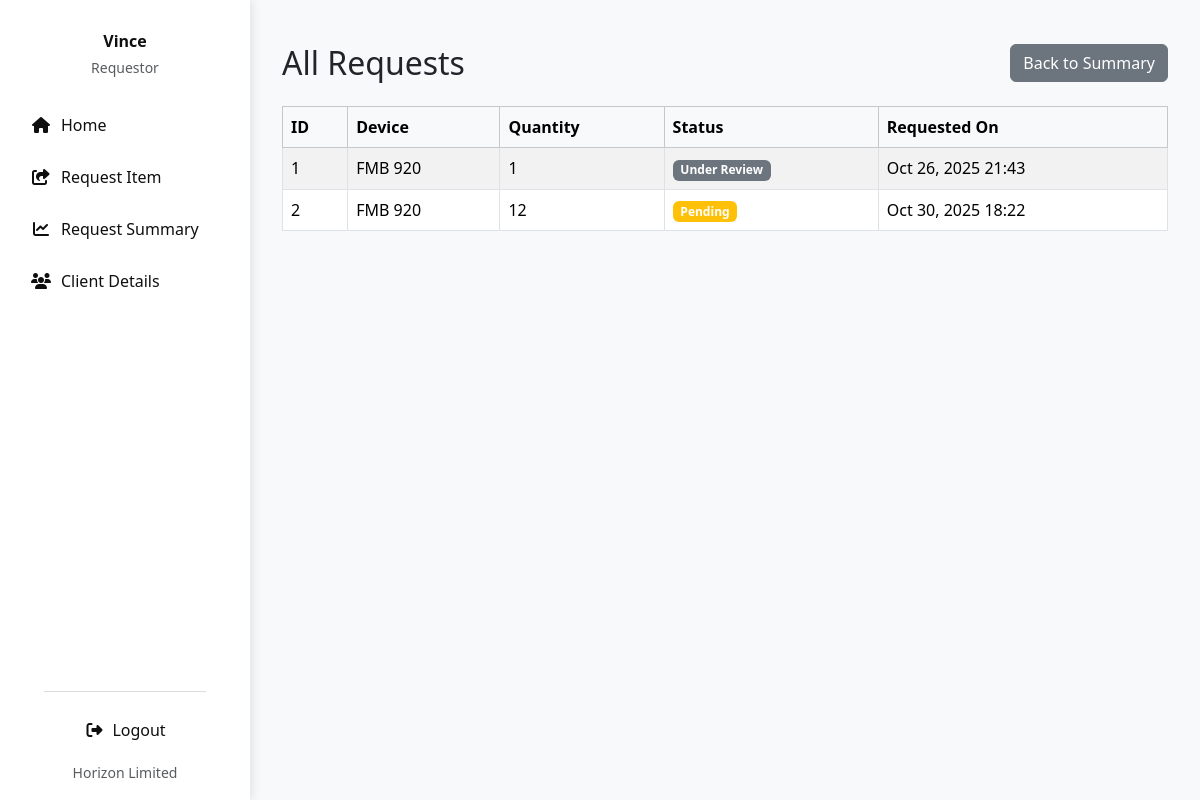
The page /requests/all/ (signed in) on the database as committed earlier.
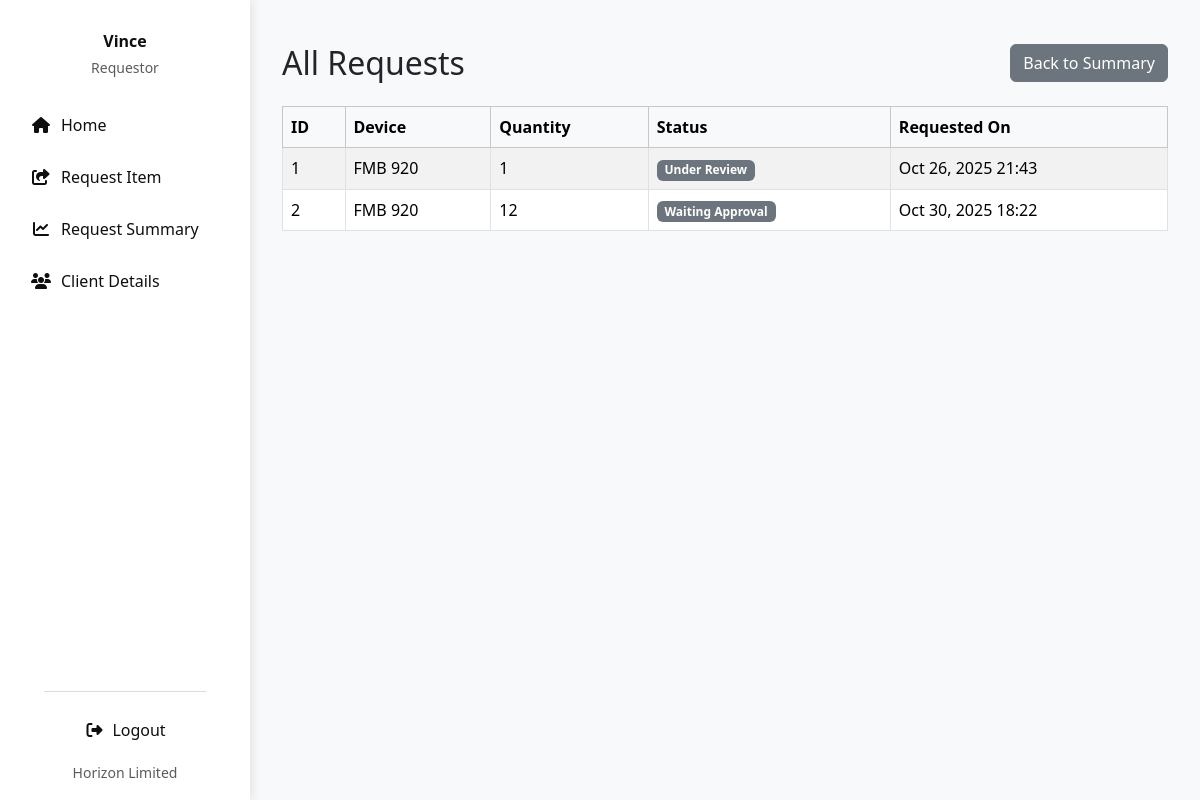
The same page on the database as committed later.
### invent/models.py (models this page shows, shortened)
class DeviceRequest(models.Model):
    device = models.ForeignKey("Device", on_delete=models.CASCADE, related_name="requests")
    imei_obj = models.ForeignKey('DeviceIMEI', null=True, blank=True,
                                 on_delete=models.SET_NULL, related_name='device_requests')
    requestor = models.ForeignKey(User, on_delete=models.CASCADE, related_name="device_requests")
    client = models.ForeignKey("Client", on_delete=models.CASCADE,
                               related_name="client_requests", null=True, blank=True)
    branch = models.ForeignKey(Branch, on_delete=models.SET_NULL, null=True, blank=True, related_name="requests")
    country = models.ForeignKey(Country, on_delete=models.SET_NULL, null=True, blank=True)
    imei_no = models.CharField(max_length=50, null=True, blank=True)
    quantity = models.PositiveIntegerField(default=1)
    reason = models.TextField(blank=True, null=True)
    application_date = models.DateField(default=timezone.now)
    payment_proof = models.FileField(upload_to="payment_proofs/", null=True, blank=True)
    STATUS_CHOICES = [
        ('Pending', 'Pending'),
        ('Approved', 'Approved'),
        ('Waiting Approval', 'Waiting Admin Approval'),
        ('Issued', 'Issued'),
        ('Rejected', 'Rejected'),
        ('Cancelled', 'Cancelled'),
        ('Partially Returned', 'Partially Returned'),
        ('Fully Returned', 'Fully Returned'),
    ]
    status = models.CharField(
        max_length=20, choices=STATUS_CHOICES, default='Pending'
    )
    date_requested = models.DateTimeField(auto_now_add=True)
    date_issued = models.DateTimeField(null=True, blank=True)
    returned_quantity = models.PositiveIntegerField(default=0)
    _original_status = None
    def __init__(self, *args, **kwargs):
        super().__init__(*args, **kwargs)
        self._original_status = self.status

class Device(models.Model):
    STATUS_CHOICES = (
        ('available', 'Available'),
        ('issued', 'Issued'),
        ('returned', 'Returned'),
        ('faulty', 'Faulty'),
    )
    name = models.CharField(max_length=255)
    oem = models.ForeignKey(
        OEM,
        on_delete=models.SET_NULL,
        null=True,
        blank=False,
        related_name='devices'
    )
    product_id = models.CharField(max_length=30, blank=True)
    total_quantity = models.PositiveIntegerField(default=1)
    quantity_issued = models.PositiveIntegerField(default=0)
    imei_no = models.CharField(
        max_length=50, unique=True, null=True, blank=True)
    serial_no = models.CharField(
        max_length=50, unique=True, null=True, blank=True)
    mac_address = models.CharField(
        max_length=50, unique=True, null=True, blank=True)
    category = models.CharField(
        max_length=100, blank=True, help_text="e.g. Laptop or Router")
    manufacturer = models.CharField(max_length=100, blank=True)
    description = models.TextField(blank=True)
    selling_price = models.DecimalField(
        max_digits=10, decimal_places=2, null=True, blank=True)
    currency = models.CharField(
        max_length=10, choices=CURRENCY_CHOICES, default='USD')
    branch = models.ForeignKey(
        Branch, on_delete=models.SET_NULL, null=True, blank=True)
    country = models.ForeignKey(
        Country, on_delete=models.SET_NULL, null=True, blank=True)
    status = models.CharField(
        max_length=20, choices=STATUS_CHOICES, default='available')
    class Meta:
        permissions = [
            ("can_issue_item", "Can issue device to client"),
            ("can_return_item", "Can record device returns"),
        ]

### invent/views.py (the view)
# urls.py: path('requests/<str:status>/', views.request_list, name='request_list'),
@login_required
def request_list(request, status):
    user_requests = DeviceRequest.objects.filter(requestor=request.user)
    if status == "all":
        requests = user_requests
    else:
        requests = user_requests.filter(status__iexact=status)
    return render(request, 'invent/request_list.html', {
        'status': status,
        'requests': requests
    })

### invent/context_processors.py (called while the page is built, shortened)
def pending_requests_count(request):
    if not request.user.is_authenticated:
        return {'pending_requests_count_for_sidebar': 0}
    try:
        if request.user.is_superuser:
            count = DeviceRequest.objects.filter(status='Pending').count()
            return {'pending_requests_count_for_sidebar': count}
    except Exception:
        return {'pending_requests_count_for_sidebar': 0}
    return {'pending_requests_count_for_sidebar': 0}

def user_branch(request):
    branch = None
    try:
        if request.user.is_authenticated:
            profile = getattr(request.user, 'profile', None)
            branch = getattr(profile, 'branch', None)
    except Exception:
        branch = None
    return {'user_branch': branch}

### invent/templates/invent/request_list.html (shortened to what this page needs)
{% extends 'invent/base.html' %}
{% block content %}
<div class="container mt-4">
    <div class="d-flex justify-content-between align-items-center mb-4">
        <h2 class="mb-0">{{ status|title }} Requests</h2>
        <a href="{% url 'request_summary' %}" class="btn btn-secondary">Back to Summary</a>
    </div>
    {% if requests %}
        <div class="table-responsive">
    <table class="table table-bordered table-striped">
        <thead class="table-light">
            <tr>
                <th>ID</th>
                <th>Device</th>
                <th>Quantity</th>
                <th>Status</th>
                <th>Requested On</th>
            </tr>
        </thead>
        <tbody>
            {% for req in requests %}
                <tr>
                    <td>{{ forloop.counter }}</td>
                    <td>{{ req.device.name }}</td>
                    <td>{{ req.quantity}}</td>
                    <td>
                        <span class="badge
                            {% if req.status == 'Pending' %} bg-warning
                            {% elif req.status == 'Approved' %} bg-success
                            {% elif req.status == 'Issued' %} bg-info
                            {% elif req.status == 'Rejected' %} bg-danger
                            {% else %} bg-secondary {% endif %}">
                            {{ req.status }}
                        </span>
                    </td>
                    <td>{{ req.date_requested|date:"M d, Y H:i" }}</td>
                </tr>
            {% endfor %}
        </tbody>
    </table>
</div>
    {% else %}
        <div class="alert alert-info">
            Nothing to show for {{ status|title }} requests.
        </div>
    {% endif %}
</div>
{% endblock %}

Rows that differ between the two databases and show on the page:
changed DeviceRequest: status "Pending" → "Waiting Approval"
